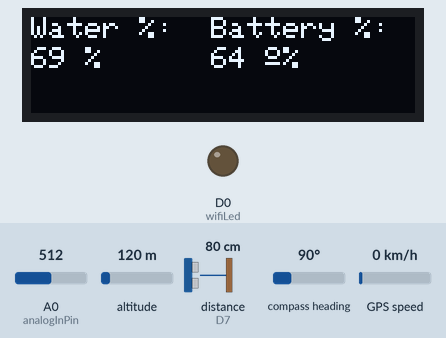
The sketch below on a simulated ESP8266 (Wemos D1 mini). On the bench: 128×32 one-colour display, output pins drawn as LEDs (lit = HIGH). Wiring (inferred from the names in the program): ultrasonic range finder: trigger D6; echo D7. Inputs (shaded band) come from the test bench; at power-on: A0 (analogInPin) = 512, distance to the obstacle (sensor on D7) 80 cm, altitude 120 m, compass heading 90°, GPS speed 0 km/h. The echo pulse lasts 58.3 µs per cm; WiFi joins after 1.5 s; servers stay silent unless stated; the GPS gets a fix after 3 s at 37.7749, -122.4194 with 8 satellites; pins used as bus, display or sensor lines are not drawn; what the sketch prints to the serial monitor is not drawn.

Above: at 4.0 s.
4.1 s: A0 (analogInPin) set to 499
At 6.9 s:
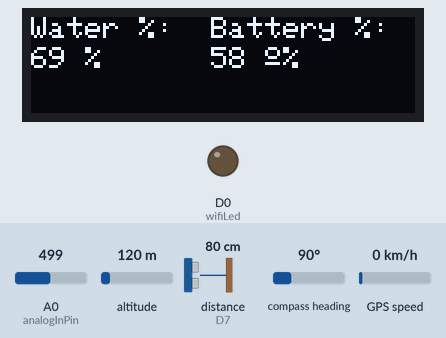
7.2 s: distance to the obstacle (sensor on D7) set to 35 cm
At 8.6 s:
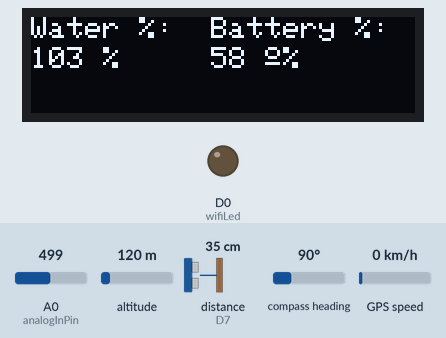
9.6 s: A0 (analogInPin) set to 306
At 12.6 s:
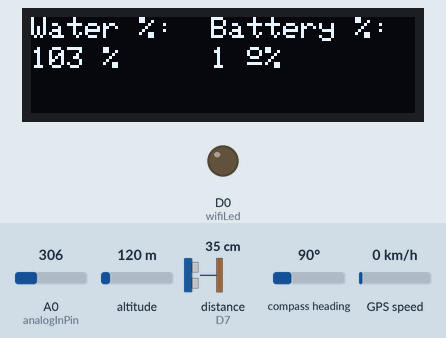
13.6 s: distance to the obstacle (sensor on D7) set to 60 cm
At 14.3 s:
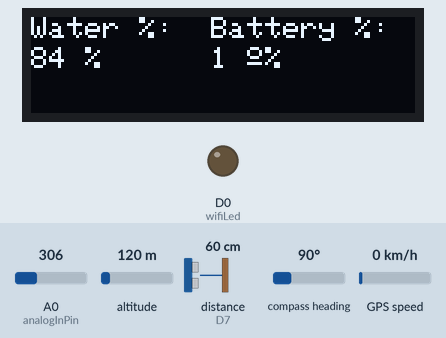
15.3 s: A0 (analogInPin) set to 716
At 17.3 s:
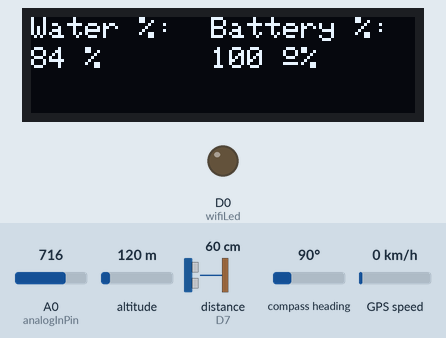
18.1 s: distance to the obstacle (sensor on D7) set to 120 cm
At 20.1 s:
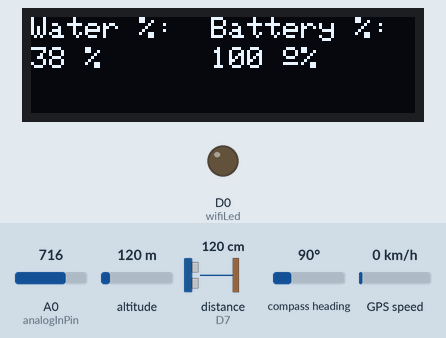
Timing chart, 0 to 21.5 s (numbered marks = the images above; inputs shaded):
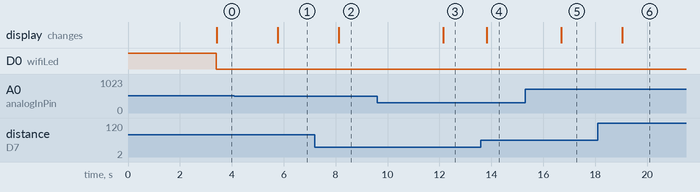

The sketch:

WaterLevelMonitoring0_final20231021175541.ino
```cpp
/* Fill-in your Template ID (only if using Blynk.Cloud) */
#define BLYNK_TEMPLATE_ID "TMPL2klgA1u4M"
#define BLYNK_TEMPLATE_NAME "Quickstart Template"
#define BLYNK_AUTH_TOKEN "DSlfQgKxREcmifvR57SSIeXXQJ4lbo-N"

// Your WiFi credentials.
char auth[] = "DSlfQgKxREcmifvR57SSIeXXQJ4lbo-N";
char ssid[] = "HUAWEI-D755";
char pass[] = "ADEAGT63678";

//Set trigger value in percentage
int triggerPer =   10 ;  //alarm/pump will start when water level drop below triggerPer

#include <Adafruit_SSD1306.h>
#include <ESP8266WiFi.h>
#include <BlynkSimpleEsp8266.h>
#include <AceButton.h>
using namespace ace_button;

// Define connections to sensor
#define TRIGPIN    D6  //D6
#define ECHOPIN    D7  //D7
#define wifiLed    16  //D0

//Change the virtual pins according the rooms
#define VPIN_BUTTON_0    V0
#define VPIN_BUTTON_1    V1
#define VPIN_BUTTON_2    V2
#define VPIN_BUTTON_3    V3
#define VPIN_BUTTON_4    V4
#define VPIN_BUTTON_5    V5
#define VPIN_BUTTON_6    V6
#define VPIN_BUTTON_7    V7
#define VPIN_BUTTON_8    V8
#define VPIN_BUTTON_9    V9
#define VPIN_FULL_TANK V10  // Text Input for Full Tank Distance
#define VPIN_EMPTY_TANK V11 // Text Input for Empty Tank Distance

#define BLYNK_PRINT Serial
//#define BLYNK_DEBUG
#define APP_DEBUG
// Uncomment your board, or configure a custom board in Settings.h
//#define USE_SPARKFUN_BLYNK_BOARD
#define USE_NODE_MCU_BOARD
//#define USE_WITTY_CLOUD_BOARD
//#define USE_WEMOS_D1_MINI

int emptyTankDistance = 170;  //Distance when tank is empty
int fullTankDistance  = 40;  //Distance when tank is full (must be greater than 25cm)

int newEmptyTankDistance = 0; // New empty tank distance from Blynk
int newFullTankDistance = 0;  // New full tank distance from Blynk

int analogInPin  = A0;    // Analog input pin
float voltage;
int bat_percentage;
float calibration = 0.40; // Check Battery voltage using multimeter & add/subtract the value

#define SCREEN_WIDTH 128 // OLED display width, in pixels
#define SCREEN_HEIGHT 32 // OLED display height, in pixels

// Declaration for an SSD1306 display connected to I2C (SDA, SCL pins)
#define OLED_RESET     -1 // Reset pin # (or -1 if sharing Arduino reset pin)
Adafruit_SSD1306 display(SCREEN_WIDTH, SCREEN_HEIGHT, &Wire, OLED_RESET);

float duration;
float distance;
int   waterLevelPer;

String currMode;

#include <SoftwareSerial.h>
#define BLYNK_PRINT Serial

//Install the following Libraries
#include <TinyGPS++.h>
#include <ESP8266WiFi.h>
#include <BlynkSimpleEsp8266.h>

//GPS RX to D3 & GPS TX to D4 and Serial Connection
const int RXPin = 0, TXPin = 2;
const uint32_t GPSBaud = 9600;
SoftwareSerial gps_module(RXPin, TXPin);

TinyGPSPlus gps;
WidgetMap myMap(V0); //V0 - virtual pin for Map

BlynkTimer timer;

float gps_speed;
float no_of_satellites;
String satellite_orientation;

//unsigned int move_index;
unsigned int move_index = 1;

void checkBlynkStatus() { // called every 3 seconds by SimpleTimer

  bool isconnected = Blynk.connected();
  if (isconnected == false) {
    //Serial.println("Blynk Not Connected");
    digitalWrite(wifiLed, HIGH);
  }
  if (isconnected == true) {
    digitalWrite(wifiLed, LOW);
    //Serial.println("Blynk Connected");
  }
}

BLYNK_CONNECTED() {
  Blynk.syncVirtual(VPIN_BUTTON_1);
  Blynk.syncVirtual(VPIN_BUTTON_2);
  Blynk.syncVirtual(VPIN_FULL_TANK); // Synchronize V10 (full tank distance) with the app
  Blynk.syncVirtual(VPIN_EMPTY_TANK); // Synchronize V11 (empty tank distance) with the app
}

void displayData(){
  display.clearDisplay();
   display.setTextSize(1);
  display.setCursor(0, 0);
  display.print("Water %:");
  display.setTextSize(1);
  display.setCursor(0, 10);
  display.print(waterLevelPer);
  display.print(" ");
  display.print("%");
  display.setTextSize(1);
  display.setCursor(0,25);
  display.print(currMode);
  display.setTextColor(WHITE);
  display.setTextSize(1);
  display.setCursor(60, 0);
  display.print("Battery %:");
  display.setTextSize(1);
  display.setCursor(60, 10);
  display.print(bat_percentage);
  display.print(" ");
  display.setTextSize(1);
  display.cp437(true);
  display.write(167);
  display.setTextSize(1);
  display.print("%");
  display.display();

}

void measureDistance(){
  // Set the trigger pin LOW for 2uS
  digitalWrite(TRIGPIN, LOW);
  delayMicroseconds(2);

  // Set the trigger pin HIGH for 20us to send pulse
  digitalWrite(TRIGPIN, HIGH);
  delayMicroseconds(20);

  // Return the trigger pin to LOW
  digitalWrite(TRIGPIN, LOW);

  // Measure the width of the incoming pulse
  duration = pulseIn(ECHOPIN, HIGH);

  distance = ((duration / 2) * 0.343)/10;

  if (distance > (fullTankDistance - 10)  && distance < emptyTankDistance ){
    waterLevelPer = map((int)distance ,emptyTankDistance, fullTankDistance, 0, 100);
    Blynk.virtualWrite(VPIN_BUTTON_1, waterLevelPer);
    Blynk.virtualWrite(VPIN_BUTTON_2, (String(distance) + " cm"));

  displayData();
  delay(100);
  }
   if (newFullTankDistance > 0 && newEmptyTankDistance > 0) {
    fullTankDistance = newFullTankDistance;
    emptyTankDistance = newEmptyTankDistance;
    newFullTankDistance = 0;
    newEmptyTankDistance = 0;
  }
}

void setup() {
    // Set up serial monitor
  Serial.begin(9600);

  // Set pinmodes for sensor connections
  pinMode(ECHOPIN, INPUT);
  pinMode(TRIGPIN, OUTPUT);
  pinMode(wifiLed, OUTPUT);

  digitalWrite(wifiLed, HIGH);

  if(!display.begin(SSD1306_SWITCHCAPVCC, 0x3C)) {
    Serial.println(F("SSD1306 allocation failed"));
    for(;;);
  }
  delay(1000);
  display.setTextSize(1);
  display.setTextColor(WHITE);
  display.clearDisplay();

  WiFi.begin(ssid, pass);
  timer.setInterval(2000L, checkBlynkStatus); // check if Blynk server is connected every 2 seconds
  timer.setInterval(1000L,  measureDistance); // measure water level every 1 seconds
  Blynk.config(auth);
  delay(1000);

  Serial.println();
  gps_module.begin(GPSBaud);
  timer.setInterval(5000L, checkGPS);
}

void checkGPS(){
  if (gps.charsProcessed() < 10)
  {
    Serial.println(F("No GPS detected: check wiring."));
      Blynk.virtualWrite(V8, "GPS ERROR");
  }
}

 void loop() {
  int sensorValue = analogRead(analogInPin);
  voltage = (((sensorValue * 3.3) / 1024) * 2 + calibration); //multiply by two as voltage divider network is 100K & 100K Resistor

  bat_percentage = mapfloat(voltage, 2.8, 4.2, 0, 100); //2.8V as Battery Cut off Voltage & 4.2V as Maximum Voltage

  if (bat_percentage >= 100)
  {
    bat_percentage = 100;
  }
  if (bat_percentage <= 0)
  {
    bat_percentage = 1;
  }

  // send battery percentage to Blynk
  Blynk.virtualWrite(V9, bat_percentage); // V9 is the virtual pin you can use in your Blynk app

  Serial.print("Analog Value = ");
  Serial.println(sensorValue);
  Serial.print("Output Voltage = ");
  Serial.println(voltage);
  Serial.print("Battery Percentage = ");
  Serial.println(bat_percentage);

  Serial.println();
  Serial.println("****************************");
  Serial.println();
  delay(1000);

  if (bat_percentage <= 30)
  {
    Serial.println("Battery level below 30%, Charge battery on time");
    // You can add additional actions here when the battery level is low.
    delay(500);
  }
  while (gps_module.available() > 0)
  {
    //displays information every time a new sentence is correctly encoded.
    if (gps.encode(gps_module.read()))
    displayInfo();
  }
  Blynk.run();
  timer.run(); // Initiates SimpleTimer
}

float mapfloat(float x, float in_min, float in_max, float out_min, float out_max)
{
  return (x - in_min) * (out_max - out_min) / (in_max - in_min) + out_min;
}
void displayInfo()
{
  if (gps.location.isValid())
  {
    //Storing the Latitude. and Longitude
    float latitude = (gps.location.lat());
    float longitude = (gps.location.lng());

    //Send to Serial Monitor for Debugging
    Serial.print("LAT:  ");
    Serial.println(latitude, 6);  // float to x decimal places
    Serial.print("LONG: ");
    Serial.println(longitude, 6);

    Blynk.virtualWrite(V3, String(latitude, 6));
    Blynk.virtualWrite(V4, String(longitude, 6));
    myMap.location(move_index, latitude, longitude, "GPS_Location");

    //get speed
    gps_speed = gps.speed.kmph();
    Blynk.virtualWrite(V5, gps_speed);

    //get number of satellites
    no_of_satellites = gps.satellites.value();
    Blynk.virtualWrite(V6, no_of_satellites);

    // get the satellite orientation/direction
    satellite_orientation = TinyGPSPlus::cardinal(gps.course.value());
    Blynk.virtualWrite(V7, satellite_orientation);
  }


  Serial.println();
}

BLYNK_WRITE(VPIN_FULL_TANK) {
  int newFullTankDistance = param.asInt(); // Retrieve the value sent from the Blynk app
  // Optionally, add validation here to ensure the received value is within an acceptable range.
  fullTankDistance = newFullTankDistance; // Update the full tank distance
}

BLYNK_WRITE(VPIN_EMPTY_TANK) {
  int newEmptyTankDistance = param.asInt(); // Retrieve the value sent from the Blynk app
  // Optionally, add validation here to ensure the received value is within an acceptable range.
  emptyTankDistance = newEmptyTankDistance; // Update the empty tank distance
}
```

Measured:
- the behaviour switches between 512 and 511 on A0 (analogInPin) (found by bisection; images 0 and 1)
- after the input at 4.1 s, the display: changes after 1.7 s (image 1)
- after the input at 7.2 s, the display: changes after 0.93 s (image 2)
- after the input at 9.6 s, the display: changes after 2.6 s (image 3)
- after the input at 13.6 s, the display: changes after 0.23 s (image 4)
- after the input at 15.3 s, the display: changes after 1.4 s (image 5)
- after the input at 18.1 s, the display: changes after 0.95 s (image 6)
